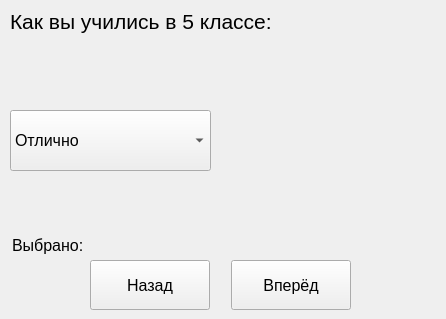
<?xml version="1.0" encoding="UTF-8"?>
<ui version="4.0">
 <class>MainWindow</class>
 <widget class="QMainWindow" name="MainWindow">
  <property name="geometry">
   <rect>
    <x>0</x>
    <y>0</y>
    <width>446</width>
    <height>319</height>
   </rect>
  </property>
  <property name="minimumSize">
   <size>
    <width>446</width>
    <height>319</height>
   </size>
  </property>
  <property name="maximumSize">
   <size>
    <width>446</width>
    <height>319</height>
   </size>
  </property>
  <property name="windowTitle">
   <string>MainWindow</string>
  </property>
  <widget class="QWidget" name="centralwidget">
   <widget class="QLabel" name="label_task">
    <property name="geometry">
     <rect>
      <x>10</x>
      <y>6</y>
      <width>301</width>
      <height>31</height>
     </rect>
    </property>
    <property name="font">
     <font>
      <family>Segoe UI</family>
      <pointsize>16</pointsize>
     </font>
    </property>
    <property name="text">
     <string>Как вы учились в 5 классе:</string>
    </property>
   </widget>
   <widget class="QLabel" name="label_img">
    <property name="geometry">
     <rect>
      <x>230</x>
      <y>42</y>
      <width>200</width>
      <height>191</height>
     </rect>
    </property>
    <property name="text">
     <string/>
    </property>
   </widget>
   <widget class="QLabel" name="label_selected">
    <property name="geometry">
     <rect>
      <x>12</x>
      <y>235</y>
      <width>311</width>
      <height>21</height>
     </rect>
    </property>
    <property name="font">
     <font>
      <family>Segoe UI</family>
      <pointsize>12</pointsize>
     </font>
    </property>
    <property name="text">
     <string>&lt;html&gt;&lt;head/&gt;&lt;body&gt;&lt;p&gt;Выбрано:&lt;/p&gt;&lt;/body&gt;&lt;/html&gt;</string>
    </property>
   </widget>
   <widget class="QPushButton" name="btn_back">
    <property name="geometry">
     <rect>
      <x>90</x>
      <y>260</y>
      <width>120</width>
      <height>50</height>
     </rect>
    </property>
    <property name="font">
     <font>
      <family>Segoe UI</family>
      <pointsize>12</pointsize>
     </font>
    </property>
    <property name="text">
     <string>Назад</string>
    </property>
   </widget>
   <widget class="QPushButton" name="btn_next">
    <property name="geometry">
     <rect>
      <x>231</x>
      <y>260</y>
      <width>120</width>
      <height>50</height>
     </rect>
    </property>
    <property name="font">
     <font>
      <family>Segoe UI</family>
      <pointsize>12</pointsize>
     </font>
    </property>
    <property name="text">
     <string>Вперёд</string>
    </property>
   </widget>
   <widget class="QComboBox" name="comboBox">
    <property name="geometry">
     <rect>
      <x>10</x>
      <y>110</y>
      <width>201</width>
      <height>61</height>
     </rect>
    </property>
    <property name="font">
     <font>
      <pointsize>12</pointsize>
     </font>
    </property>
    <item>
     <property name="text">
      <string>Отлично</string>
     </property>
    </item>
    <item>
     <property name="text">
      <string>Хорошо</string>
     </property>
    </item>
    <item>
     <property name="text">
      <string>Удовлетворительно</string>
     </property>
    </item>
    <item>
     <property name="text">
      <string>Неудовлетворительно</string>
     </property>
    </item>
   </widget>
  </widget>
 </widget>
 <resources/>
 <connections/>
</ui>
